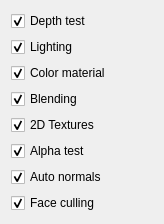
<?xml version="1.0" encoding="UTF-8"?>
<ui version="4.0">
 <class>ToggleFeaturesDialog</class>
 <widget class="QDialog" name="ToggleFeaturesDialog">
  <property name="geometry">
   <rect>
    <x>0</x>
    <y>0</y>
    <width>164</width>
    <height>213</height>
   </rect>
  </property>
  <property name="windowTitle">
   <string>Toggle features</string>
  </property>
  <layout class="QVBoxLayout" name="verticalLayout">
   <item>
    <widget class="QCheckBox" name="depthTestCheckBox">
     <property name="text">
      <string>Depth test</string>
     </property>
     <property name="checked">
      <bool>true</bool>
     </property>
    </widget>
   </item>
   <item>
    <widget class="QCheckBox" name="lightingCheckBox">
     <property name="text">
      <string>Lighting</string>
     </property>
     <property name="checked">
      <bool>true</bool>
     </property>
    </widget>
   </item>
   <item>
    <widget class="QCheckBox" name="colorMaterialCheckBox">
     <property name="text">
      <string>Color material</string>
     </property>
     <property name="checked">
      <bool>true</bool>
     </property>
    </widget>
   </item>
   <item>
    <widget class="QCheckBox" name="blendingCheckBox">
     <property name="text">
      <string>Blending</string>
     </property>
     <property name="checked">
      <bool>true</bool>
     </property>
    </widget>
   </item>
   <item>
    <widget class="QCheckBox" name="texture2dCheckBox">
     <property name="text">
      <string>2D Textures</string>
     </property>
     <property name="checked">
      <bool>true</bool>
     </property>
    </widget>
   </item>
   <item>
    <widget class="QCheckBox" name="alphaTestCheckBox">
     <property name="text">
      <string>Alpha test</string>
     </property>
     <property name="checked">
      <bool>true</bool>
     </property>
    </widget>
   </item>
   <item>
    <widget class="QCheckBox" name="autoNormalCheckBox">
     <property name="text">
      <string>Auto normals</string>
     </property>
     <property name="checked">
      <bool>true</bool>
     </property>
    </widget>
   </item>
   <item>
    <widget class="QCheckBox" name="cullFaceCheckBox">
     <property name="text">
      <string>Face culling</string>
     </property>
     <property name="checked">
      <bool>true</bool>
     </property>
    </widget>
   </item>
  </layout>
 </widget>
 <resources/>
 <connections/>
</ui>
